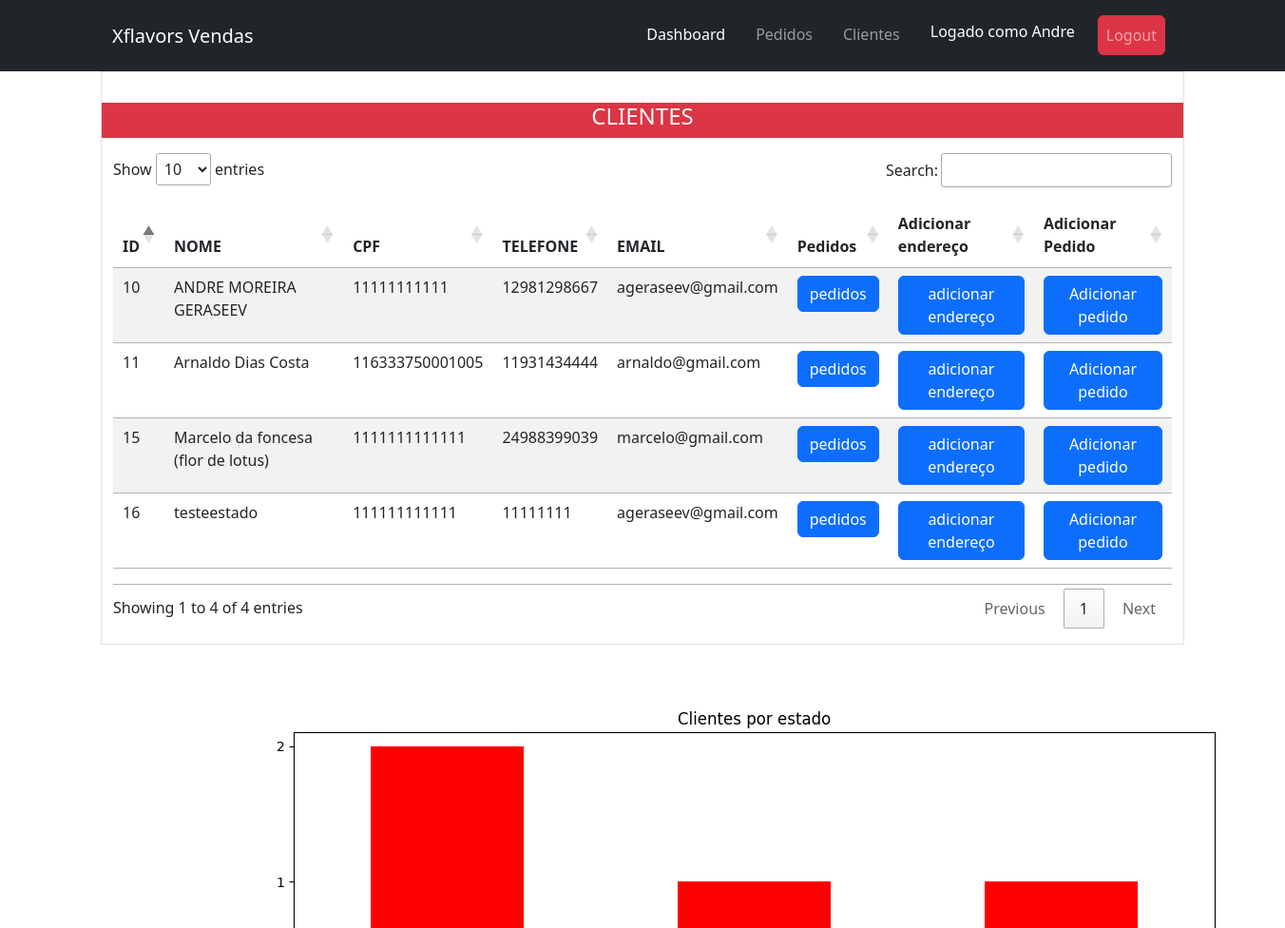
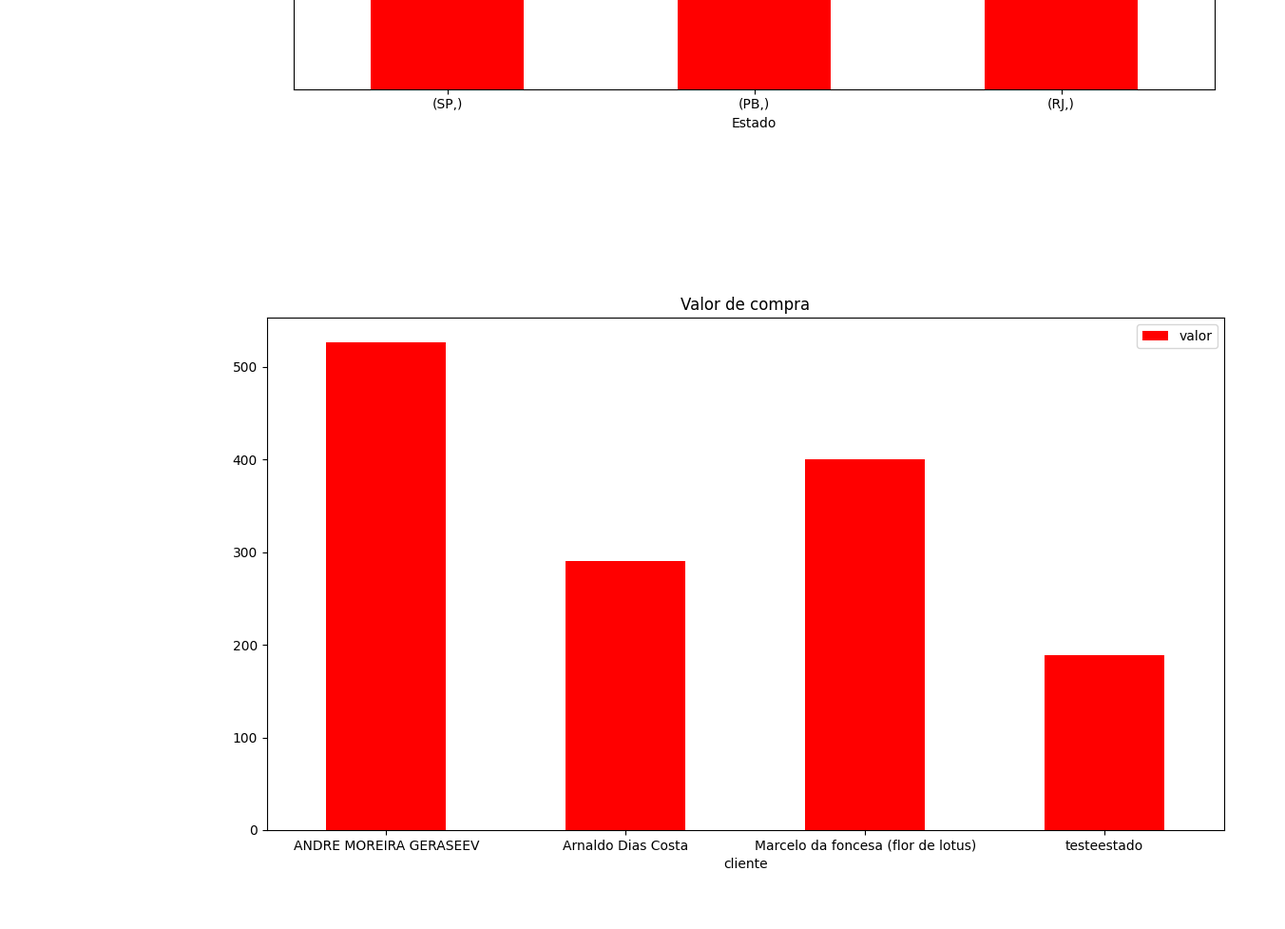
/clientes (signed in), run on the app's committed database (2 pictures, top to bottom).
### clientes/models.py (models this page shows, shortened)
class Cliente(models.Model):
    vendedor = models.ForeignKey(Vendedor, on_delete=models.CASCADE)
    nome = models.CharField(max_length=80)
    telefone = models.IntegerField(blank= True, null=True)
    email = models.EmailField(blank= True, null=True)
    cpf = models.IntegerField(blank=True, null=True)
    slug = models.SlugField(unique=True, blank=True, null=True)
    created_at = models.DateTimeField(auto_now_add=True, blank=True, null=True)
    updated_at = models.DateTimeField(auto_now=True, blank=True, null=True)

### clientes/views.py (the view)
# urls.py: path('clientes', clientes, name='clientes'),
@login_required
def clientes(request):
    clientes = Cliente.objects.filter(vendedor=request.user.vendedor.id)
    cliente_df = Cliente.objects.filter(vendedor_id=request.user.vendedor.id).values('endereco__uf')
    df = pd.DataFrame(cliente_df).value_counts()
    fig, ax = plt.subplots()
    ax.set_yticks(range(1, len(df)))
    make_axes_area_auto_adjustable(ax)
    df.plot( kind='bar', figsize=(13,5),title='Cliente por estado', x='endereco__uf', colormap='prism')
    plt.title("Clientes por estado")
    plt.xlabel('Estado')
    plt.xticks(rotation=0)
    buffer = io.BytesIO()
    plt.savefig(buffer, format='png')
    buffer.seek(0)
    image_png = buffer.getvalue()
    buffer.close()
    graphic = base64.b64encode(image_png)
    graphic = graphic.decode('utf-8')
    cliente_df_compra = Pedido.objects.filter(vendedor_id=request.user.vendedor.id, pagamento=True).values('cliente__nome','valor')
    df_valor = pd.DataFrame(cliente_df_compra)
    df_valor['valor'] = df_valor['valor'].astype(float)
    df_valor['cliente__nome'] = df_valor['cliente__nome'].astype(str)
    print(df_valor)
    print(df_valor.dtypes)
    df_valor = df_valor.groupby('cliente__nome').sum()
    fig_valor, ax_valor = plt.subplots()
    make_axes_area_auto_adjustable(ax_valor)
    df_valor.plot(kind='bar', figsize=(13,7),title='Cliente por estado', colormap='prism')
    plt.xticks(rotation=0)
    plt.title("Valor de compra")
    plt.xlabel('cliente')
    buffer_valor = io.BytesIO()
    plt.savefig(buffer_valor, format='png')
    buffer_valor.seek(0)
    image_png_valor = buffer_valor.getvalue()
    buffer_valor.close()
    graphic_valor = base64.b64encode(image_png_valor)
    graphic_valor = graphic_valor.decode('utf-8')
    return render(request=request, template_name="clientes.html", context={ 'clientes': clientes,'graphic':graphic, 'graphic_valor': graphic_valor})

### templates/clientes.html (shortened to what this page needs)
{% extends 'base.html' %}
{% load static %}
{% block content %}
{% include 'partials/_clientes.html' %}
<div class="container text-center mb-5">
<img>
</div>
    <div class="container text-center mb-5">
<img>
</div>
{% endblock %}

### templates/partials/_navbar.html (shortened to what this page needs)
	<nav class="navbar navbar-expand-lg navbar-dark bg-dark p-3">
<div class="container">
  <a class="navbar-brand" href="#">Xflavors Vendas</a>
  <div class=" collapse navbar-collapse" id="navbarNavDropdown">
    <ul class="navbar-nav ms-auto ">
      <li class="nav-item">
        <a class="nav-link mx-2 active" aria-current="page" href="/dashboard">Dashboard</a>
      </li>
      <li class="nav-item">
        <a class="nav-link mx-2" href="/pedidos">Pedidos</a>
      </li>
      <li class="nav-item">
        <a class="nav-link mx-2" href="/clientes">Clientes</a>
      </li>
        <li class="nav-item mx-2">
          <h4 class="nav-link text-white align-self-center">Logado como {{ request.user.username }}</h4>
      </li>
      <li class="nav-item mx-2">
         <a class="btn nav-link btn-danger btn align-self-center  " href="{% url 'logout' %}">Logout</a>
      </li>
    </ul>
  </div>
</div>
</nav>

### templates/partials/_clientes.html (shortened to what this page needs)
<div class="container py-3 border">
    <div class="row bg-danger my-3 "><h4 class="text-white text-center">CLIENTES</h4></div>
    <table class="table table-striped table-responsive py-3 " id="tabela_cliente">
        <thead>
        <tr>
            <th>ID</th>
            <th>NOME</th>
            <th>CPF</th>
            <th>TELEFONE</th>
            <th>EMAIL</th>
            <th>Pedidos</th>
            <th>Adicionar endereço</th>
            <th>Adicionar Pedido</th>
        </tr>
        </thead>
        <tbody>
        {% for cliente in clientes %}
        <tr>
            <td>{{ cliente.id }}</td>
            <td>{{ cliente.nome }}</td>
            <td>{{ cliente.cpf }}</td>
            <td>{{ cliente.telefone }}</td>
            <td>{{ cliente.email }}</td>
            <td><a name="" id="" class="btn btn-primary" href="/pedidos/{{cliente.id}}" role="button">pedidos</a></td>
            <td><a name="adicionar_endereço" id="adicionar_endereço" class="btn btn-primary"
                   href="cadastro_endereco/{{ cliente.id }}" role="button">adicionar endereço</a></td>
            <td>
                <form method="post" action="/pedidos/{{cliente.id}}">
                    <button type="submit" class="btn btn-primary">Adicionar pedido</button>
                </form>
            </td>
        </tr>
        {% endfor %}
        </tbody>
    </table>
</div>

### data on the page
Cliente: id "10", nome "ANDRE MOREIRA GERASEEV", cpf "11111111111", telefone "12981298667", email "ageraseev@gmail.com"
Cliente: id "11", nome "Arnaldo Dias Costa", cpf "116333750001005", telefone "11931434444", email "arnaldo@gmail.com"
Cliente: id "15", nome "Marcelo da foncesa (flor de lotus)", cpf "1111111111111", telefone "24988399039", email "marcelo@gmail.com"
Cliente: id "16", nome "testeestado", cpf "111111111111", telefone "11111111", email "ageraseev@gmail.com"

### other printed values
{{ request.user.username }} "Andre"
